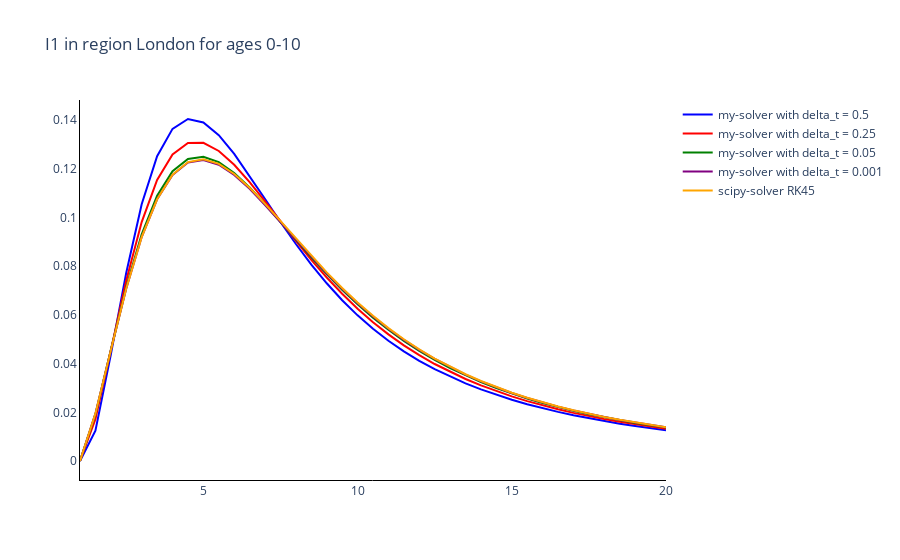

The code cell stored with this chart in its notebook:
### Code cell
# Trace names - represent the solver used for the simulation
trace_name = ['my-solver with delta_t = {}'.format(ts) for ts in time_steps]
trace_name.append('scipy-solver {}'.format(scipy_method))

# Compartment list - type and age
fig = go.Figure()

for o, out in enumerate(outputs):
    fig.add_trace(
        go.Scatter(
            y=out[:, 3*len(age_groups)],
            x=times,
            mode='lines',
            name=trace_name[o],
            line_color=colours[o]
        )
    )

# Add axis labels
fig.update_layout(
    boxmode='group',
    title='I1 in region {} for ages {}'. format(regions[parameters[0]-1], age_groups[0]),
    plot_bgcolor='white',
    xaxis=dict(linecolor='black'),
    yaxis=dict(linecolor='black'))

fig.write_image('images/Toy.pdf')
fig.show()
